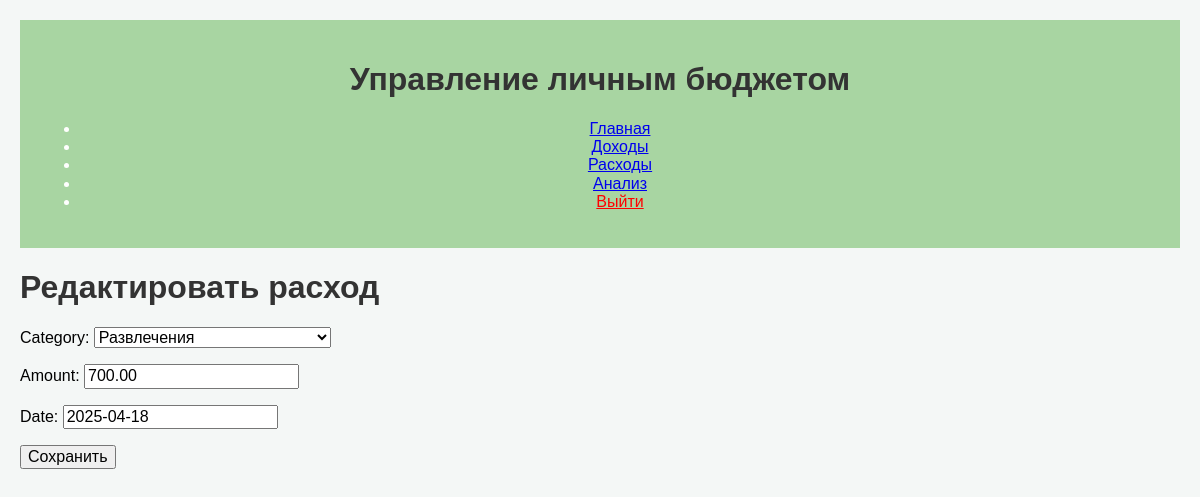
Before: /expense/edit/3/ (signed in) with the older database file.
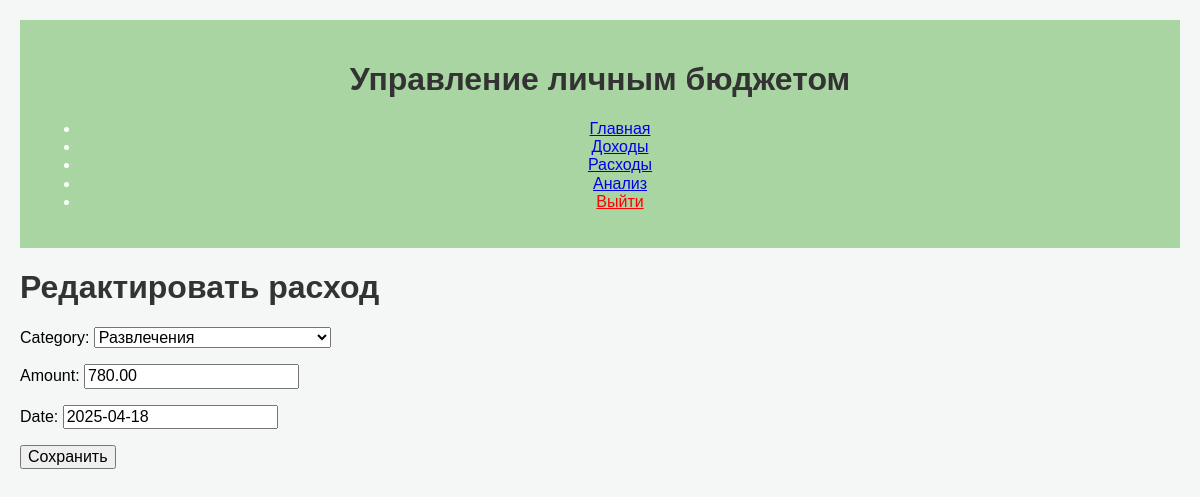
After: the same page with the newer database file.
### budget/models.py (models this page shows, shortened)
class Expense(models.Model):
    user = models.ForeignKey(User, on_delete=models.CASCADE)
    category = models.ForeignKey(ExpenseCategory, on_delete=models.SET_NULL, null=True, blank=True)
    amount = models.DecimalField(max_digits=10, decimal_places=2)
    date = models.DateField()

### budget/views.py (the view)
# urls.py: path('expense/edit/<int:pk>/', views.edit_expense, name='edit_expense'),
@login_required
def edit_expense(request, pk):
    expense = get_object_or_404(Expense, pk=pk, user=request.user)
    if request.method == 'POST':
        form = ExpenseForm(request.POST, instance=expense)
        if form.is_valid():
            form.save()
            return redirect('expense_list')
    else:
        form = ExpenseForm(instance=expense)
    return render(request, 'budget/add_expense.html', {'form': form, 'expense': expense})

### budget/forms.py
class ExpenseForm(forms.ModelForm):
    class Meta:
        model = Expense
        fields = ['category', 'amount', 'date']
        category = forms.ModelChoiceField(queryset=ExpenseCategory.objects.all(), empty_label="Select a Category")

### budget/models.py (called while the page is built)
    def __str__(self):
        return self.name

### budget/templates/budget/add_expense.html (shortened to what this page needs)
{% extends 'budget/base.html' %}
{% block content %}
<h1>
    {% if expense %}
    Редактировать расход
    {% else %}
    Добавить расход
    {% endif %}
</h1>
<form method="post">
    {{ form.as_p }}
    <button type="submit">Сохранить</button>
</form>
{% endblock %}

Changed rows visible on the page:
changed Expense "Развлечения": amount "700.00" → "780.00"
